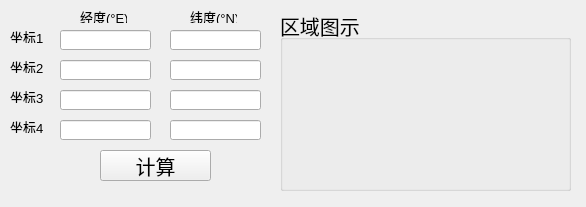
<?xml version="1.0" encoding="UTF-8"?>
<ui version="4.0">
 <class>Area</class>
 <widget class="QMainWindow" name="Area">
  <property name="geometry">
   <rect>
    <x>0</x>
    <y>0</y>
    <width>586</width>
    <height>207</height>
   </rect>
  </property>
  <property name="font">
   <font>
    <pointsize>15</pointsize>
   </font>
  </property>
  <property name="windowTitle">
   <string>四个坐标点算面积</string>
  </property>
  <widget class="QWidget" name="centralwidget">
   <widget class="QLabel" name="label_longitude">
    <property name="geometry">
     <rect>
      <x>80</x>
      <y>10</y>
      <width>47</width>
      <height>13</height>
     </rect>
    </property>
    <property name="font">
     <font>
      <family>Arial</family>
      <pointsize>10</pointsize>
     </font>
    </property>
    <property name="text">
     <string>经度(°E)</string>
    </property>
   </widget>
   <widget class="QLabel" name="label_latitude">
    <property name="geometry">
     <rect>
      <x>190</x>
      <y>10</y>
      <width>47</width>
      <height>13</height>
     </rect>
    </property>
    <property name="font">
     <font>
      <family>Arial</family>
      <pointsize>10</pointsize>
     </font>
    </property>
    <property name="text">
     <string>纬度(°N)</string>
    </property>
   </widget>
   <widget class="QLabel" name="label_point1">
    <property name="geometry">
     <rect>
      <x>10</x>
      <y>30</y>
      <width>47</width>
      <height>13</height>
     </rect>
    </property>
    <property name="font">
     <font>
      <family>Arial</family>
      <pointsize>10</pointsize>
     </font>
    </property>
    <property name="text">
     <string>坐标1</string>
    </property>
   </widget>
   <widget class="QLineEdit" name="lineEdit_p1long">
    <property name="geometry">
     <rect>
      <x>60</x>
      <y>30</y>
      <width>91</width>
      <height>20</height>
     </rect>
    </property>
   </widget>
   <widget class="QLineEdit" name="lineEdit_p1lat">
    <property name="geometry">
     <rect>
      <x>170</x>
      <y>30</y>
      <width>91</width>
      <height>20</height>
     </rect>
    </property>
   </widget>
   <widget class="QLineEdit" name="lineEdit_p2lat">
    <property name="geometry">
     <rect>
      <x>170</x>
      <y>60</y>
      <width>91</width>
      <height>20</height>
     </rect>
    </property>
   </widget>
   <widget class="QLineEdit" name="lineEdit_p2long">
    <property name="geometry">
     <rect>
      <x>60</x>
      <y>60</y>
      <width>91</width>
      <height>20</height>
     </rect>
    </property>
   </widget>
   <widget class="QLabel" name="label_point2">
    <property name="geometry">
     <rect>
      <x>10</x>
      <y>60</y>
      <width>47</width>
      <height>13</height>
     </rect>
    </property>
    <property name="font">
     <font>
      <family>Arial</family>
      <pointsize>10</pointsize>
     </font>
    </property>
    <property name="text">
     <string>坐标2</string>
    </property>
   </widget>
   <widget class="QLineEdit" name="lineEdit_p3lat">
    <property name="geometry">
     <rect>
      <x>170</x>
      <y>90</y>
      <width>91</width>
      <height>20</height>
     </rect>
    </property>
   </widget>
   <widget class="QLineEdit" name="lineEdit_p3long">
    <property name="geometry">
     <rect>
      <x>60</x>
      <y>90</y>
      <width>91</width>
      <height>20</height>
     </rect>
    </property>
   </widget>
   <widget class="QLabel" name="label_point3">
    <property name="geometry">
     <rect>
      <x>10</x>
      <y>90</y>
      <width>47</width>
      <height>13</height>
     </rect>
    </property>
    <property name="font">
     <font>
      <family>Arial</family>
      <pointsize>10</pointsize>
     </font>
    </property>
    <property name="text">
     <string>坐标3</string>
    </property>
   </widget>
   <widget class="QLineEdit" name="lineEdit_p4lat">
    <property name="geometry">
     <rect>
      <x>170</x>
      <y>120</y>
      <width>91</width>
      <height>20</height>
     </rect>
    </property>
   </widget>
   <widget class="QLineEdit" name="lineEdit_p4long">
    <property name="geometry">
     <rect>
      <x>60</x>
      <y>120</y>
      <width>91</width>
      <height>20</height>
     </rect>
    </property>
   </widget>
   <widget class="QLabel" name="label_point4">
    <property name="geometry">
     <rect>
      <x>10</x>
      <y>120</y>
      <width>47</width>
      <height>13</height>
     </rect>
    </property>
    <property name="font">
     <font>
      <family>Arial</family>
      <pointsize>10</pointsize>
     </font>
    </property>
    <property name="text">
     <string>坐标4</string>
    </property>
   </widget>
   <widget class="QPushButton" name="pushButton_calc">
    <property name="geometry">
     <rect>
      <x>100</x>
      <y>150</y>
      <width>111</width>
      <height>31</height>
     </rect>
    </property>
    <property name="text">
     <string>计算</string>
    </property>
   </widget>
   <widget class="QGroupBox" name="groupBox">
    <property name="geometry">
     <rect>
      <x>280</x>
      <y>10</y>
      <width>291</width>
      <height>181</height>
     </rect>
    </property>
    <property name="title">
     <string>区域图示</string>
    </property>
   </widget>
  </widget>
 </widget>
 <resources/>
 <connections/>
</ui>
